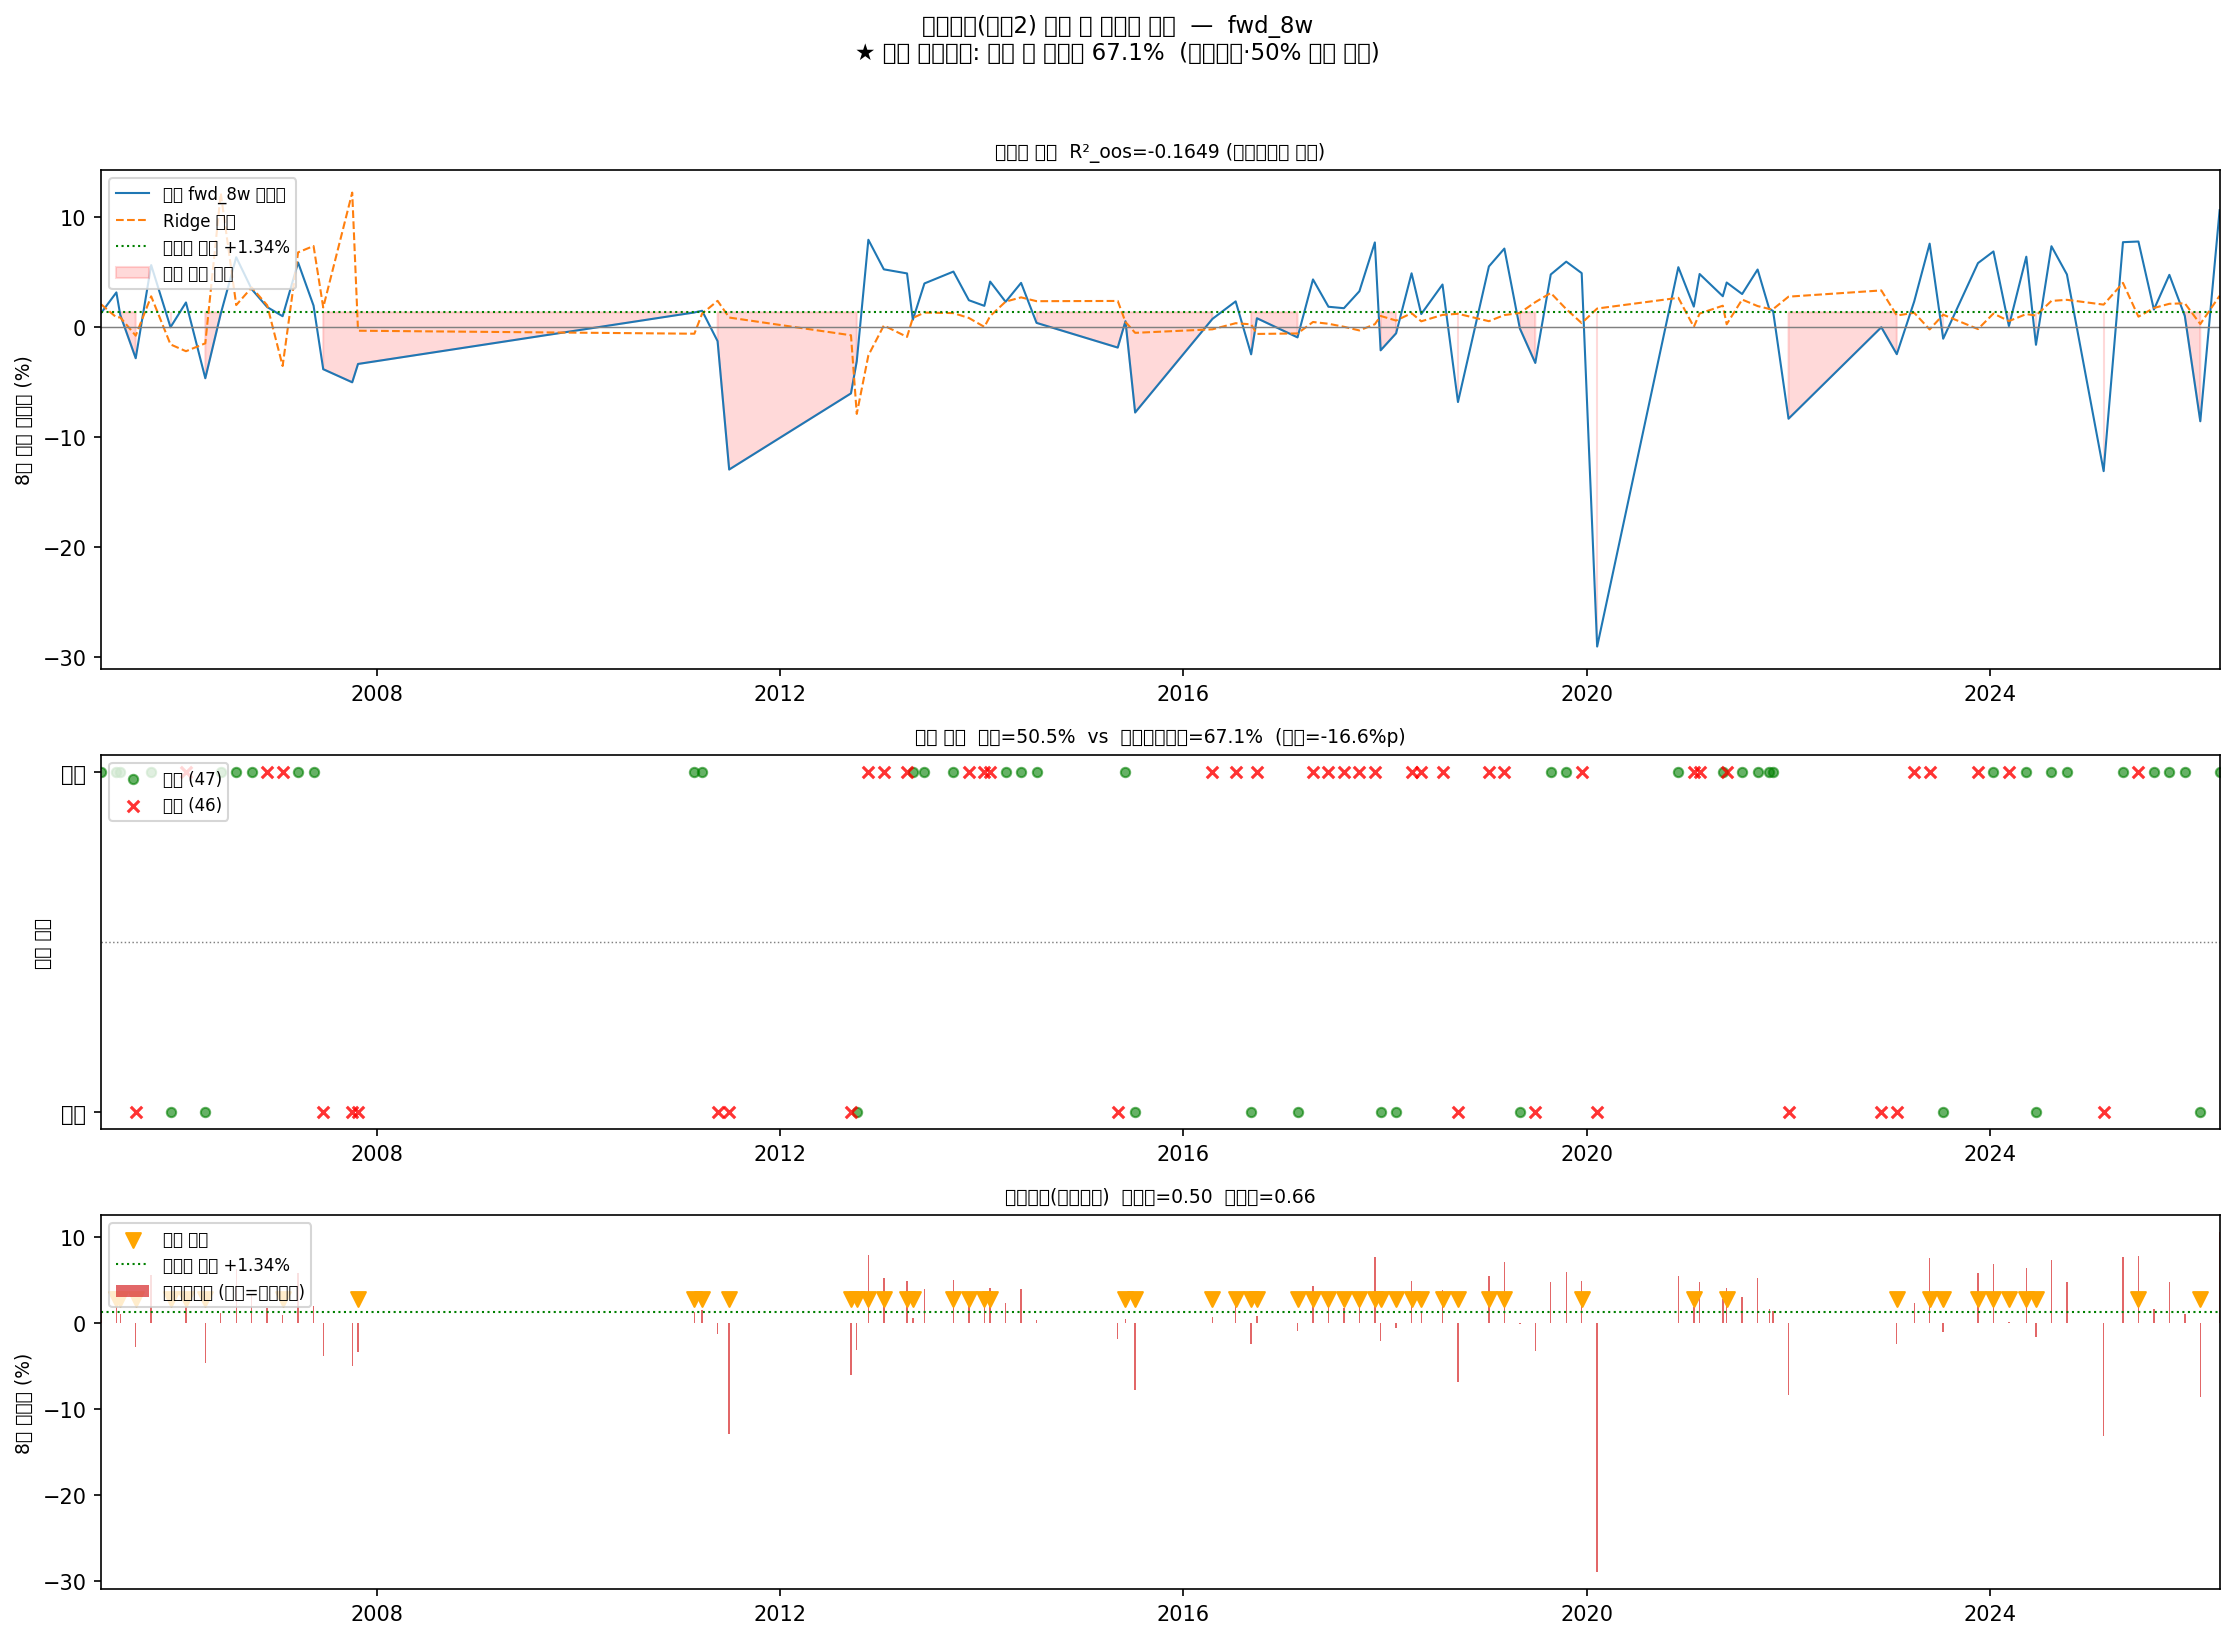

The script that saved this image:
# =============================================================================
# within_regime_validation.py  —  평온강세(군집2) 국면 내 표본외 검증
#
# 목적:
#   현재 국면(평온강세) '안에서' 선행지표가 향후 8주 수익률을
#   '국면 내 드리프트' 보다 잘 예측하는지 에피소드 워크포워드로 검증.
#
# ★ 벤치마크:
#   국면 내 평균수익률(≈+1.52%)  ← 이것이 R²_oos 기준
#   국면 내 상승률(≈71%)         ← 이것이 방향 적중률 기준
#   (전체평균 / 50% 기준 일절 사용 안 함)
#
# ★ 약한 누수 경고:
#   국면 라벨이 전체표본 마르코프로 생성됨.
#   엄격 버전: 각 학습 폴드에서 마르코프 재추정 필요.
#
# 검증 방식:
#   시간순 에피소드 교차 — 과거 에피소드 학습 → 다음 에피소드 예측.
#   창 중첩 완화: 각 에피소드에서 8주마다 1개씩(비중첩) 표본 추출.
#
# 필요 라이브러리:
#   pip install pandas numpy scikit-learn statsmodels matplotlib
# =============================================================================

import warnings, sys
from pathlib import Path

import matplotlib
matplotlib.use("Agg")
import matplotlib.pyplot as plt
import numpy as np
import pandas as pd
from sklearn.cluster import KMeans
from sklearn.linear_model import LogisticRegression, Ridge
from sklearn.metrics import precision_score, recall_score, confusion_matrix
from sklearn.preprocessing import StandardScaler

warnings.filterwarnings("ignore")

# ── 0. 설정 ──────────────────────────────────────────────────────────────────

CSV_PATH        = "data/processed/final_dataset.csv"
FWD_WEEKS       = 8      # 예측 기간 (주). 26주는 창 중첩 과다 → 8주 사용
CHANGE_WINDOW   = 4      # 선행지표 변화율 계산 기간 (주)
CLUSTER_CHG_W   = 13     # 클러스터링용 변화 기간 (주, regime_clustering.py와 동일)
MIN_TRAIN_EPS   = 5      # 최소 학습 에피소드 수
MIN_TRAIN_WEEKS = 40     # 최소 학습 주 수

CRISIS_PERIODS = [
    ("2008-09-01", "2009-06-30"),
    ("2020-02-15", "2020-06-30"),
]
OUTPUT_DIR = Path(__file__).parent

print("=" * 65)
print("■ 평온강세(군집2) 국면 내 표본외 검증")
print(f"  예측 기간: fwd_{FWD_WEEKS}w  /  에피소드 워크포워드")
print("  ★ 약한 누수: 국면 라벨이 전체표본 마르코프에서 나옴")
print("=" * 65)

# ── 1. 데이터 로드 ─────────────────────────────────────────────────────────────

df = pd.read_csv(CSV_PATH, parse_dates=["date"])
df = df.sort_values("date").reset_index(drop=True)
print(f"\n  원본: {len(df):,}주  ({df['date'].min().date()} ~ {df['date'].max().date()})")

# ── 2. 클러스터링 (regime_clustering.py와 동일) ───────────────────────────────

print("\n■ 1단계: 군집화 (K=4, 위기 제외)")

# 위기 구간 마스크
crisis_mask = pd.Series(False, index=df.index)
for s, e in CRISIS_PERIODS:
    crisis_mask |= (df["date"] >= s) & (df["date"] <= e)

# 클러스터링 정의 변수
df["dxy_chg_13w"] = np.log(df["dxy"] / df["dxy"].shift(CLUSTER_CHG_W))
df["y10_chg_13w"] = df["treasury_10y"] - df["treasury_10y"].shift(CLUSTER_CHG_W)

CLUSTER_FEATS = ["dxy_chg_13w", "y10_chg_13w",
                 "financial_conditions", "credit_spread", "vix"]

dw = df[~crisis_mask].dropna(subset=CLUSTER_FEATS).copy()

sc_cl   = StandardScaler()
X_cl    = sc_cl.fit_transform(dw[CLUSTER_FEATS])
km      = KMeans(n_clusters=4, random_state=42, n_init=20, max_iter=500)
dw["cl4"] = km.fit_predict(X_cl)

# 평온강세 = VIX 가장 낮은 클러스터 (robust to label permutation)
vix_by_cl = {c: dw.loc[dw["cl4"]==c, "vix"].mean() for c in range(4)}
PB_LABEL  = min(vix_by_cl, key=vix_by_cl.get)
print(f"  평온강세 클러스터: {PB_LABEL}번  (VIX 평균={vix_by_cl[PB_LABEL]:.2f})")

# ── 3. 군집2 필터 + 선행지표 변수 생성 ───────────────────────────────────────

print("\n■ 2단계: 군집2 필터 + 선행지표 생성")

# 선행지표 변수를 원본 df 전체에 생성 (lag-1 포함)
df["hy_spread"]  = df["credit_spread"]
df["nfci"]       = df["financial_conditions"]

for col in ["hy_spread", "vix", "nfci"]:
    df[f"d{col}_{CHANGE_WINDOW}w"] = df[col] - df[col].shift(CHANGE_WINDOW)

# dxy_chg, y10_chg는 클러스터링과 동일한 13주 변화를 사용
# (이미 생성됨: dxy_chg_13w, y10_chg_13w)

# 예측에 쓸 특징변수 목록 (모두 lag-1 적용 → t-1 값으로 t 예측)
RAW_FEAT_COLS = [
    "hy_spread",             # HY 스프레드 수준
    f"dhy_spread_{CHANGE_WINDOW}w",  # HY 4주 변화
    "vix",                   # VIX 수준
    f"dvix_{CHANGE_WINDOW}w",        # VIX 4주 변화
    "nfci",                  # NFCI 수준
    f"dnfci_{CHANGE_WINDOW}w",       # NFCI 4주 변화
    "dxy_chg_13w",           # DXY 13주 변화
    "y10_chg_13w",           # 10Y 금리 13주 변화
]

# 8주 전진 수익률 타깃 (원본 df 기준으로 계산)
df["fwd8w"] = np.log(df["sp500"].shift(-FWD_WEEKS) / df["sp500"])

# 군집2 주만 필터 (dw에서 cl4 라벨 가져오기)
dw2 = dw[dw["cl4"] == PB_LABEL][["date"]].copy()
# 원본 df에서 필요한 모든 컬럼 join
feat_target_cols = RAW_FEAT_COLS + ["fwd8w", "sp500"]
c2 = dw2.merge(df[["date"] + feat_target_cols], on="date", how="left")
c2 = c2.sort_values("date").reset_index(drop=True)

# lag-1: 모든 특징변수를 1주 뒤로 밀기 (시점 t에서 t-1 값으로 예측 → 누수 없음)
LAG_FEAT_COLS = [f"{c}_l1" for c in RAW_FEAT_COLS]
for raw, lag in zip(RAW_FEAT_COLS, LAG_FEAT_COLS):
    c2[lag] = c2[raw].shift(1)

print(f"  군집2 행: {len(c2)}주")
print(f"  사용 특징변수 {len(LAG_FEAT_COLS)}개 (모두 lag-1):")
for c in LAG_FEAT_COLS:
    print(f"    {c}")

# ── 4. 에피소드 식별 ──────────────────────────────────────────────────────────

def identify_episodes(dates_list: list, gap_days: int = 10) -> list[list]:
    """날짜 목록에서 연속 구간(에피소드)을 식별한다."""
    if not dates_list:
        return []
    episodes = []
    ep = [dates_list[0]]
    for i in range(1, len(dates_list)):
        if (dates_list[i] - dates_list[i-1]).days <= gap_days:
            ep.append(dates_list[i])
        else:
            episodes.append(ep[:])   # 반드시 복사해서 저장
            ep = [dates_list[i]]
    episodes.append(ep[:])
    return episodes

all_dates = list(c2["date"])
episodes  = identify_episodes(all_dates)
lens      = [len(e) for e in episodes]

print(f"\n  에피소드 수: {len(episodes)}")
print(f"  에피소드 길이: 최소={min(lens)}주, 최대={max(lens)}주, 평균={np.mean(lens):.1f}주")

# ── 5. 국면 내 드리프트 전체 통계 (참고용 — 사후 계산) ───────────────────────

fwd_all = c2["fwd8w"].dropna()
REGIME_MEAN = fwd_all.mean()
REGIME_UP   = (fwd_all > 0).mean()
REGIME_STD  = fwd_all.std()

print(f"\n■ 3단계: 국면 내 드리프트 통계 (전체 참고용)")
print(f"  fwd_{FWD_WEEKS}w 평균     : {REGIME_MEAN*100:+.3f}%")
print(f"  fwd_{FWD_WEEKS}w 상승률   : {REGIME_UP*100:.1f}%  ← 방향 벤치마크")
print(f"  fwd_{FWD_WEEKS}w 표준편차 : {REGIME_STD*100:.3f}%")
print(f"  유효 표본        : {len(fwd_all)}주")
print(f"  ★ 적중률이 {REGIME_UP*100:.0f}%여도 그건 '국면 드리프트'일 뿐 — 초과분만 실력")

# ── 6. 에피소드 워크포워드 ────────────────────────────────────────────────────

print(f"\n■ 4단계: 에피소드 워크포워드 (학습→예측)")
print(f"  최소 학습: {MIN_TRAIN_EPS}에피소드 or {MIN_TRAIN_WEEKS}주")
print(f"  비중첩 평가: 에피소드당 {FWD_WEEKS}주 간격으로 1개씩 표본 추출")
print(f"  ★ 약한 누수: 국면 라벨이 전체표본 마르코프에서 나옴")

# date → row 매핑을 위한 인덱스
c2_idx = c2.set_index("date")


def get_rows_by_dates(dates):
    """날짜 목록으로 c2 데이터 서브셋 반환 (결측 제거)."""
    rows = c2_idx.reindex(dates).dropna(subset=LAG_FEAT_COLS + ["fwd8w"])
    return rows


records   = []          # 예측 기록
fold_info = []          # 폴드별 정보

for test_ep_idx in range(MIN_TRAIN_EPS, len(episodes)):
    # ── 학습 데이터: 0 ~ test_ep_idx-1 에피소드 ─────────────────────────────
    train_dates = [d for ep in episodes[:test_ep_idx] for d in ep]
    train_df    = get_rows_by_dates(train_dates)

    if len(train_df) < MIN_TRAIN_WEEKS:
        continue
    if train_df["fwd8w"].notna().sum() < 20:
        continue

    y_tr_valid = train_df["fwd8w"].dropna()
    X_tr       = train_df.loc[y_tr_valid.index, LAG_FEAT_COLS].astype(float)

    # 추가 결측 제거
    valid_mask = X_tr.notna().all(axis=1)
    X_tr       = X_tr[valid_mask]
    y_tr       = y_tr_valid[valid_mask]

    if len(y_tr) < 20:
        continue

    # ── 폴드 내 벤치마크 (훈련 구간 통계 — 누수 없음) ──────────────────────
    fold_mean   = float(y_tr.mean())       # 이 폴드의 국면 내 평균
    fold_up     = float((y_tr > 0).mean()) # 이 폴드의 국면 내 상승률
    fold_n      = len(y_tr)

    # ── 표준화: 훈련 구간에만 fit ────────────────────────────────────────────
    sc = StandardScaler()
    X_tr_sc = sc.fit_transform(X_tr)

    dir_tr = (y_tr > 0).astype(int)

    # ── 모델 학습 ────────────────────────────────────────────────────────────
    # 수익률 예측: Ridge 회귀 (작은 표본에서 안정적)
    ridge = Ridge(alpha=1.0)
    try:
        ridge.fit(X_tr_sc, y_tr)
        ridge_ok = True
    except Exception:
        ridge_ok = False

    # 방향 예측: 로지스틱 (class_weight='balanced' — 음수 케이스 보정)
    logit = LogisticRegression(class_weight="balanced", max_iter=500, C=1.0)
    try:
        logit.fit(X_tr_sc, dir_tr)
        logit_ok = True
    except Exception:
        logit_ok = False

    # ── 테스트: 현재 에피소드 → 비중첩 표본 ─────────────────────────────────
    test_ep   = episodes[test_ep_idx]
    # FWD_WEEKS 간격마다 1개씩 (비중첩 평가)
    test_sample = test_ep[::FWD_WEEKS]
    test_df  = get_rows_by_dates(test_sample)

    if test_df.empty:
        # 에피소드가 너무 짧아 비중첩 표본 없음 → 학습 에피소드로는 누적
        fold_info.append({
            "fold": test_ep_idx,
            "train_eps": test_ep_idx,
            "train_n": fold_n,
            "test_n": 0,
            "fold_mean%": round(fold_mean*100, 3),
            "fold_up%": round(fold_up*100, 1),
        })
        continue

    X_te_raw = test_df[LAG_FEAT_COLS].astype(float)
    te_valid = X_te_raw.notna().all(axis=1)
    X_te_raw = X_te_raw[te_valid]
    y_te     = test_df.loc[te_valid, "fwd8w"]

    if len(y_te) == 0:
        continue

    X_te_sc = sc.transform(X_te_raw)

    # ── 예측 기록 ─────────────────────────────────────────────────────────────
    for date, y_actual in zip(X_te_raw.index, y_te):
        rec = {
            "date":       date,
            "actual":     float(y_actual),
            "actual_dir": int(y_actual > 0),
            "fold":       test_ep_idx,
            "fold_mean":  fold_mean,
            "fold_up":    fold_up,
            # "국면 내 평균을 하회"하면 조기경보 라벨 = 1
            "alert_label_mean": int(y_actual < fold_mean),
            "alert_label_zero": int(y_actual < 0),
        }

        row_idx = list(X_te_raw.index).index(date)
        x_one   = X_te_sc[[row_idx]]

        if ridge_ok:
            rec["pred_ret"] = float(ridge.predict(x_one)[0])
        else:
            rec["pred_ret"] = fold_mean

        if logit_ok:
            proba = logit.predict_proba(x_one)[0]
            classes = list(logit.classes_)
            rec["pred_dir"]      = int(logit.predict(x_one)[0])
            rec["pred_prob_up"]  = float(proba[classes.index(1)] if 1 in classes else 0.5)
        else:
            rec["pred_dir"]     = 1
            rec["pred_prob_up"] = fold_up

        # 예측 수익률이 폴드 평균보다 낮으면 조기경보 트리거
        rec["alert_trigger"] = int(rec["pred_ret"] < fold_mean)

        records.append(rec)

    fold_info.append({
        "fold": test_ep_idx,
        "train_eps": test_ep_idx,
        "train_n": fold_n,
        "test_n": len(y_te),
        "fold_mean%": round(fold_mean*100, 3),
        "fold_up%": round(fold_up*100, 1),
    })

res_df   = pd.DataFrame(records)
fold_df  = pd.DataFrame(fold_info)

n_total  = len(res_df)
n_valid  = res_df["actual"].notna().sum()
print(f"\n  완료: {len(fold_info)}폴드, 총 예측 {n_total}개 (비중첩 표본)")

# ── 7. 지표 계산 ──────────────────────────────────────────────────────────────

print("\n■ 5단계: 성과 지표 계산")

if res_df.empty:
    print("  [경고] 유효한 예측 기록 없음 — 에피소드 수나 최소학습 설정 확인")
    sys.exit(0)

a   = res_df["actual"].values
p_r = res_df["pred_ret"].values
b   = res_df["fold_mean"].values     # 폴드별 국면 내 평균 (누수 없는 벤치마크)

# ── R²_oos (국면 내 평균 대비) ─────────────────────────────────────────────────
sse_model = np.sum((a - p_r) ** 2)
sse_bench = np.sum((a - b)   ** 2)
r2_oos    = float(1 - sse_model / sse_bench) if sse_bench > 1e-12 else np.nan

# ── 방향 적중률 (vs 국면 내 상승률) ──────────────────────────────────────────
actual_dir = res_df["actual_dir"].values
pred_dir   = res_df["pred_dir"].values
dir_acc    = float(np.mean(actual_dir == pred_dir))
fold_up_mean = float(res_df["fold_up"].mean())   # 각 폴드 상승률의 평균

# ── 조기경보: 국면 내 평균 하회 감지 ──────────────────────────────────────────
alert_label   = res_df["alert_label_mean"].values
alert_trigger = res_df["alert_trigger"].values

n_alert = int(alert_label.sum())
n_total_test = len(alert_label)

if n_alert >= 2 and (n_total_test - n_alert) >= 2:
    prec_mean = float(precision_score(alert_label, alert_trigger, zero_division=0))
    rec_mean  = float(recall_score(alert_label, alert_trigger, zero_division=0))
    cm_mean   = confusion_matrix(alert_label, alert_trigger, labels=[0,1])
else:
    prec_mean = rec_mean = float("nan")
    cm_mean   = None

# 음수 수익률 감지
alert_zero  = res_df["alert_label_zero"].values
n_neg = int(alert_zero.sum())
if n_neg >= 2 and (n_total_test - n_neg) >= 2:
    prec_zero = float(precision_score(alert_zero, alert_trigger, zero_division=0))
    rec_zero  = float(recall_score(alert_zero, alert_trigger, zero_division=0))
else:
    prec_zero = rec_zero = float("nan")

# ── 8. 결과 출력 ──────────────────────────────────────────────────────────────

print("\n" + "=" * 65)
print("■ 검증 결과")
print("=" * 65)

print(f"""
  [유효 표본]
  · 비중첩 예측 포인트: {n_total}개
  · 학습 폴드 수      : {len(fold_info)}개
  · 국면 내 상승률 벤치마크: {fold_up_mean*100:.1f}%  (각 폴드 평균)
  · 국면 내 평균수익률 벤치마크: {np.mean(b)*100:+.3f}%  (각 폴드 평균)
""")

print("  [수익률 예측 — Ridge 회귀]")
print(f"  R²_oos (국면내평균 대비)  : {r2_oos:+.4f}")
if r2_oos > 0.02:
    print(f"  → ✓ 의미 있는 개선 (국면 내 드리프트보다 나음)")
elif r2_oos > 0:
    print(f"  → △ 미미한 개선 (노이즈 수준)")
else:
    print(f"  → ✗ 국면 내 평균수익률 단순 사용보다 못함")
    print(f"     '평온강세 안에서도 추가 예측력 없음 = 국면 정보가 사실상 전부'")

print(f"\n  [방향 예측 — 로지스틱]")
print(f"  방향 적중률 (모델) : {dir_acc*100:.1f}%")
print(f"  국면 드리프트 기준 : {fold_up_mean*100:.1f}%  (이 숫자가 진짜 벤치마크)")
delta_dir = (dir_acc - fold_up_mean) * 100
if delta_dir > 3:
    print(f"  → ✓ 벤치마크 초과 +{delta_dir:.1f}%p — 방향 예측에 정보 있음")
elif delta_dir > 0:
    print(f"  → △ 미미한 초과 +{delta_dir:.1f}%p — 노이즈 수준")
else:
    print(f"  → ✗ 벤치마크 미달 {delta_dir:.1f}%p")
    print(f"     높은 적중률({dir_acc*100:.1f}%)은 국면 드리프트({fold_up_mean*100:.1f}%)에서 오는 것")

print(f"\n  [조기경보 — '국면 내 평균 하회' 감지]")
print(f"  실제 평균하회 사례: {n_alert}개 / {n_total_test}개 ({n_alert/n_total_test*100:.1f}%)")
if not np.isnan(prec_mean):
    print(f"  정밀도(Precision) : {prec_mean:.3f}  (경보 중 실제 하회 비율)")
    print(f"  재현율(Recall)    : {rec_mean:.3f}   (실제 하회 중 경보 발령 비율)")
    if prec_mean > 0.5 and rec_mean > 0.3:
        print(f"  → △ 일부 유용한 조기경보 가능성")
    else:
        print(f"  → ✗ 조기경보로서 신뢰도 부족")
else:
    print(f"  → 사례 수 부족으로 계산 불가")

print(f"\n  [조기경보 — '음수 수익률' 감지]")
print(f"  실제 음수 사례: {n_neg}개 / {n_total_test}개 ({n_neg/n_total_test*100:.1f}%)")
if not np.isnan(prec_zero):
    print(f"  정밀도: {prec_zero:.3f}  재현율: {rec_zero:.3f}")
else:
    print(f"  → 사례 수 부족으로 계산 불가")

# 혼동 행렬
if cm_mean is not None:
    print(f"\n  [혼동행렬 — 평균하회 감지]  행=실제, 열=예측")
    print(f"           예측정상  예측경보")
    print(f"  실제정상   {cm_mean[0,0]:>6}    {cm_mean[0,1]:>6}")
    print(f"  실제경보   {cm_mean[1,0]:>6}    {cm_mean[1,1]:>6}")

# ── 9. 폴드별 요약표 ──────────────────────────────────────────────────────────

print(f"\n■ 폴드별 상세 (테스트 표본 있는 것만)")
fold_with_test = fold_df[fold_df["test_n"] > 0].copy()
if not fold_with_test.empty:
    print(fold_with_test[["fold","train_eps","train_n","test_n",
                            "fold_mean%","fold_up%"]].to_string(index=False))

# ── 10. 시각화 ────────────────────────────────────────────────────────────────

print("\n■ 시각화 저장 중...")

if not res_df.empty:
    res_df["date"] = pd.to_datetime(res_df["date"])
    res_df = res_df.sort_values("date")

    fig, axes = plt.subplots(3, 1, figsize=(15, 11),
                             gridspec_kw={"height_ratios": [2, 1.5, 1.5]})
    fig.suptitle(
        f"평온강세(군집2) 국면 내 표본외 검증  —  fwd_{FWD_WEEKS}w\n"
        f"★ 방향 벤치마크: 국면 내 상승률 {fold_up_mean*100:.1f}%  "
        f"(전체평균·50% 기준 아님)",
        fontsize=11, y=0.99,
    )

    # ── 패널1: 실제 vs 예측 수익률 ───────────────────────────────────────────
    ax1 = axes[0]
    ax1.plot(res_df["date"], res_df["actual"]*100, color="#1f77b4",
             linewidth=1.0, label="실제 fwd_8w 수익률")
    ax1.plot(res_df["date"], res_df["pred_ret"]*100, color="#ff7f0e",
             linewidth=1.0, linestyle="--", label="Ridge 예측")
    ax1.axhline(y=np.mean(b)*100, color="green", linewidth=1,
                linestyle=":", label=f"국면내 평균 {np.mean(b)*100:+.2f}%")
    ax1.axhline(y=0, color="gray", linewidth=0.7, linestyle="-")
    ax1.fill_between(res_df["date"], res_df["actual"]*100, np.mean(b)*100,
                     where=(res_df["actual"] < np.mean(b)),
                     alpha=0.15, color="red", label="평균 하회 구간")
    ax1.set_ylabel("8주 누적 수익률 (%)", fontsize=9)
    ax1.legend(fontsize=8, loc="upper left")
    ax1.set_title(f"수익률 예측  R²_oos={r2_oos:+.4f} (국면내평균 대비)", fontsize=9)

    # ── 패널2: 방향 예측 ─────────────────────────────────────────────────────
    ax2 = axes[1]
    correct = (res_df["actual_dir"] == res_df["pred_dir"])
    wrong   = ~correct
    ax2.scatter(res_df.loc[correct, "date"], res_df.loc[correct, "actual_dir"],
                color="green", s=20, alpha=0.6, label=f"적중 ({correct.sum()})")
    ax2.scatter(res_df.loc[wrong, "date"], res_df.loc[wrong, "actual_dir"],
                color="red", marker="x", s=30, alpha=0.8, label=f"오류 ({wrong.sum()})")
    ax2.axhline(y=0.5, color="gray", linewidth=0.7, linestyle=":")
    ax2.set_yticks([0, 1]); ax2.set_yticklabels(["하락", "상승"])
    ax2.set_ylabel("실제 방향", fontsize=9)
    ax2.legend(fontsize=8, loc="upper left")
    ax2.set_title(
        f"방향 예측  적중={dir_acc*100:.1f}%  vs  국면드리프트={fold_up_mean*100:.1f}%"
        f"  (초과={delta_dir:+.1f}%p)", fontsize=9,
    )

    # ── 패널3: 조기경보 ──────────────────────────────────────────────────────
    ax3 = axes[2]
    ax3.bar(res_df["date"], res_df["actual"]*100,
            color=["#d62728" if a < m*100 else "#2ca02c"
                   for a, m in zip(res_df["actual"]*100, res_df["fold_mean"]*100)],
            width=5, alpha=0.7, label="실제수익률 (빨강=평균하회)")
    # 조기경보 발령 시점 표시
    alerted = res_df[res_df["alert_trigger"] == 1]
    ax3.scatter(alerted["date"], [np.mean(b)*100 + 1.5]*len(alerted),
                marker="v", color="orange", s=50, zorder=5, label="경보 발령")
    ax3.axhline(y=np.mean(b)*100, color="green", linewidth=1, linestyle=":",
                label=f"국면내 평균 {np.mean(b)*100:+.2f}%")
    ax3.set_ylabel("8주 수익률 (%)", fontsize=9)
    ax3.legend(fontsize=8, loc="upper left")
    prec_str = f"{prec_mean:.2f}" if not np.isnan(prec_mean) else "N/A"
    rec_str  = f"{rec_mean:.2f}"  if not np.isnan(rec_mean) else "N/A"
    ax3.set_title(
        f"조기경보(평균하회)  정밀도={prec_str}  재현율={rec_str}", fontsize=9
    )

    for ax in axes:
        ax.set_xlim(res_df["date"].min(), res_df["date"].max())

    plt.tight_layout(rect=[0, 0, 1, 0.97])
    out_path = OUTPUT_DIR / "within_regime_validation.png"
    plt.savefig(out_path, dpi=150, bbox_inches="tight")
    plt.close()
    print(f"  저장: {out_path.name}")

# ── 11. 종합 요약 ─────────────────────────────────────────────────────────────

print("\n" + "=" * 65)
print("■ 종합 요약")
print("=" * 65)
print(f"""
  [데이터]
  · 군집2(평온강세): {len(c2)}주, {len(episodes)}에피소드
  · 비중첩 검증 표본: {n_total}개 포인트
  · ★ 약한 누수: 국면 라벨이 전체표본 마르코프에서 나옴

  [국면 내 드리프트 — 진짜 벤치마크]
  · 8주 평균수익률 : {REGIME_MEAN*100:+.3f}%
  · 상승률         : {REGIME_UP*100:.1f}%
  ✦ 이 숫자를 이기지 못하면 선행지표는 추가 정보가 없음

  [선행지표 기여 판정]
  · 수익률 R²_oos : {r2_oos:+.4f}  {'✓ 기여' if r2_oos > 0.02 else ('△ 미미' if r2_oos > 0 else '✗ 없음')}
  · 방향 초과분    : {delta_dir:+.1f}%p  {'✓ 기여' if delta_dir > 3 else ('△ 미미' if delta_dir > 0 else '✗ 없음')}
  · 조기경보 정밀도: {prec_str}
""")

if r2_oos <= 0 and delta_dir <= 0:
    print("  ★ 결론: '평온강세 안에서도 추가 예측력 없음'")
    print("     = 군집 정보(국면 자체)가 사실상 전부.")
    print("     이 결과 자체가 유효한 발견 — 다음 단계는 국면 전환 조기 감지 모델.")
elif r2_oos > 0.02 or delta_dir > 3:
    print("  ★ 결론: 선행지표가 국면 드리프트를 넘어 추가 정보를 제공합니다.")
    print("     → 하지만 표본 수가 적어 과적합 위험 존재. 신중한 해석 필요.")
else:
    print("  ★ 결론: 미미한 추가 정보 가능성 — 노이즈와 구분하기 어렵습니다.")

print("\n" + "=" * 65)
print("분석 완료.")
print("=" * 65)
